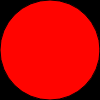
Frame 1 (no input)
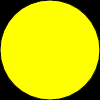
Frame 60 (no input)
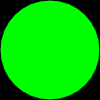
Frame 120 (the mouse pressed at the canvas centre since frame 60)

The p5.js sketch that drew these frames (run headless with seeded random() and noise() and a simulated clock; from frame 60 on, the mouse is pressed at the canvas centre):

// p5.js sketch
// ── sketch.js
function setup() {
  createCanvas(100, 100);
  colorMode(HSB);
  frameRate(30);
}

function draw() {
  background(0);
  fill(2*frameCount%720/2,255,255);
  ellipse(50,50,100);
}
